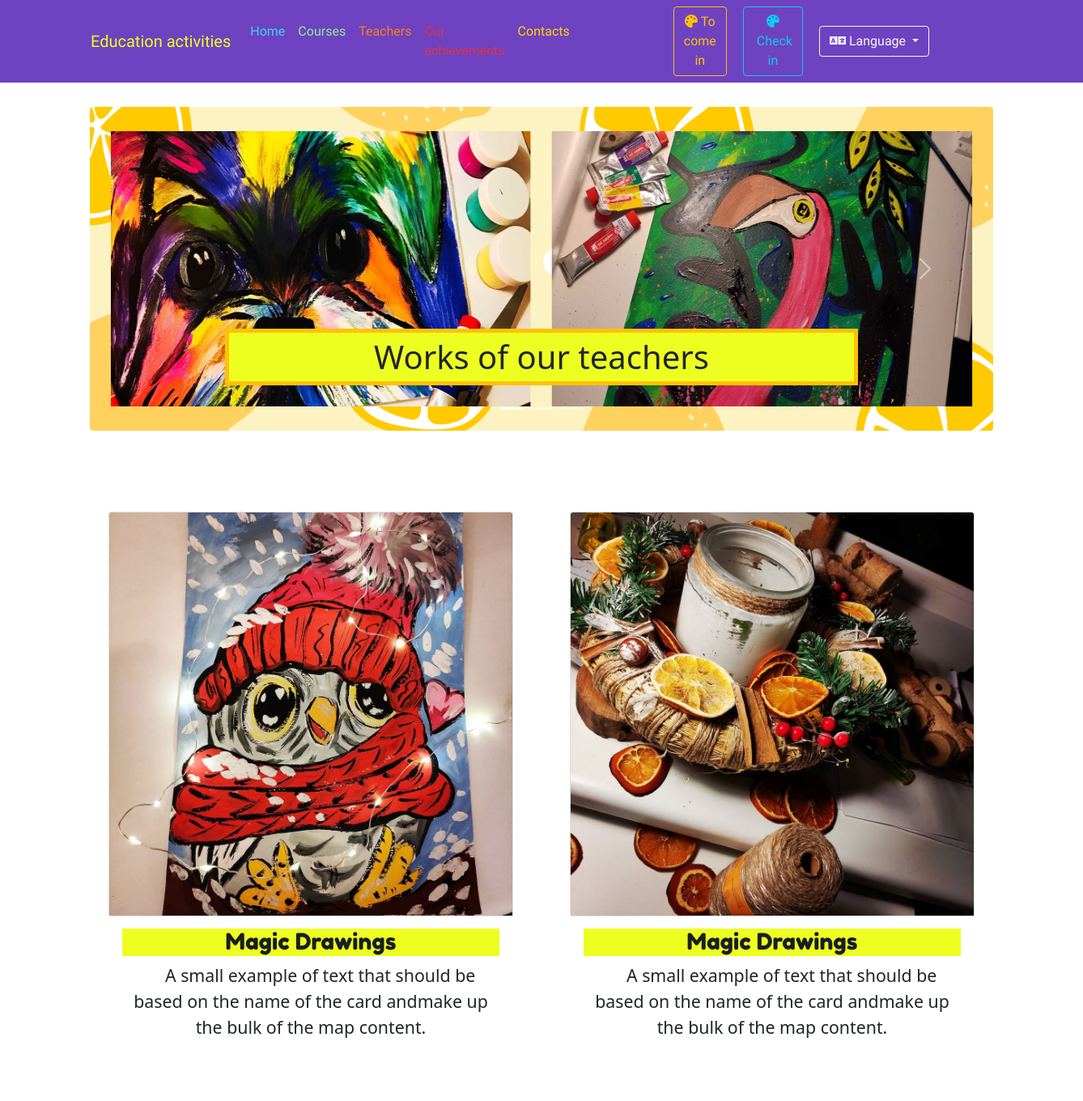
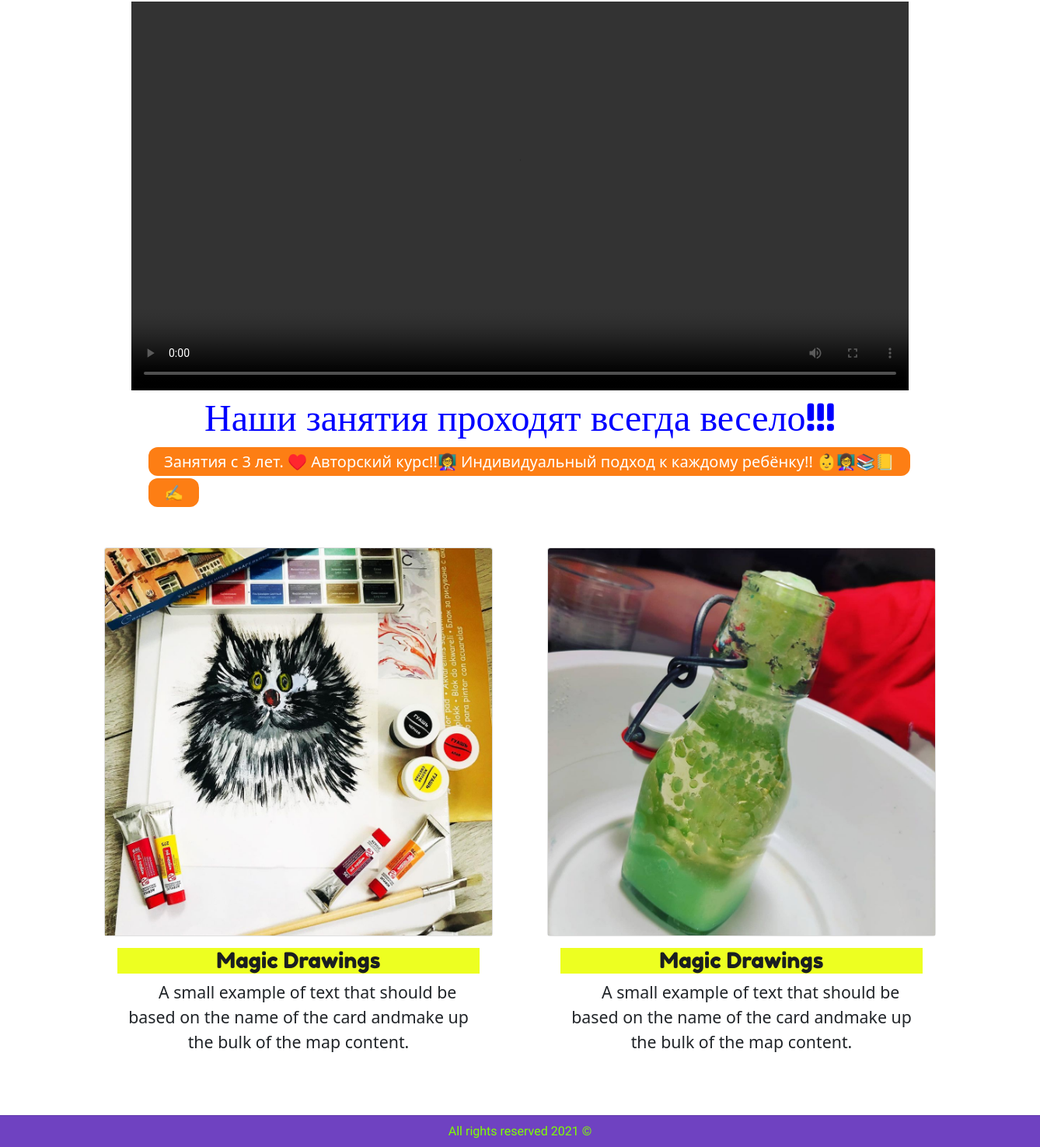
Page /main_page on the committed database (2 pictures, top to bottom).
### education_kids/models.py (models this page shows, shortened)
class Main(models.Model):
    name_main = models.CharField("Название", max_length=100)
    description_main = models.TextField("Описание курса")
    video_main = models.FileField("Видео")
    photo_1 = models.ImageField("Рисунок(1)")
    photo_2 = models.ImageField("Рисунок(2)")
    photo_3 = models.ImageField("Рисунок(3)")
    photo_4 = models.ImageField("Рисунок(4)")

### education_kids/views.py (the view)
# urls.py: path('main_page', views.index,name="main_page"),
def index(request):
    main = Main.objects.filter(id=1)
    return render(request, "index.html",{"main_list":main})

### education_kids/templates/index.html (shortened to what this page needs)
<!DOCTYPE html>
<html lang="en">
<head>
    {% load i18n %}
    <link rel="stylesheet" type="text/css" href="../static/css/main.css">
    <link rel="stylesheet" href="../static/css/bootstrap.css">
</head>
<body>
{% load i18n %}
<header>
<nav class="navbar navbar-expand-lg navbar-dark navbar_text" style="background-color: #6f42c1">
  <div class="container-fluid">
      <a class="navbar-brand navbar_1" href="{% url "main_page" %}"><text>Education activities</text></a>
    <div class="collapse navbar-collapse" id="navbarSupportedContent">
      <ul class="navbar-nav me-auto mb-2 mb-lg-0">
        <li class="nav-item">
          <a class="nav-link active" id="ul_1" aria-current="page" href="{% url "main_page" %}"><text>{% trans "Главная" %}</text></a>
        </li>
      <li class="nav-item">
          <a class="nav-link active" id="ul_2" aria-current="page" href="{% url "course" %}"><text>{% trans "Курсы" %}</text></a>
      </li>
      <li class="nav-item">
          <a class="nav-link active" id="ul_3" aria-current="page" href="{% url "teachers" %}"><text>{% trans "Учителя" %}</text></a>
      </li>
      <li class="nav-item">
          <a class="nav-link active" id="ul_4" aria-current="page" href="{% url "achievements" %}"><text>{% trans "Наши достижения" %}</text></a>
      </li>
      <li class="nav-item">
          <a class="nav-link active" id="ul_6" aria-current="page" href="{% url "contacts" %}"><text>{% trans "Контакты" %}</text></a>
      </li>
      </ul>
        {% block header %}
            {% if user.is_authenticated %}
                                <div class="text_user">{% trans "Привет" %},{{ user.username }}!</div>
                                <img src="../static/img_for_html/user.png" class="style_user" alt={% trans "Пользователь" %}>
                <form action="/do_log">
                                <button type="submit" class="btn btn-outline-info button_4" action="/do_log">
                                    <i class="fas fa-paint-brush"></i>&#160;{% trans "Выйти" %}
                                </button>
                </form>
            {% else %}
                                <button type="button" class="btn btn-outline-warning button_1" data-bs-toggle="modal" data-bs-target="#exampleModal">
                                    <i class="fas fa-palette"></i>&#160;{% trans "Войти" %}
                                </button>
                                <button type="button" class="btn btn-outline-info button_3" data-bs-toggle="modal" data-bs-target="#exampleModal_2">
                                    <i class="fas fa-palette"></i>&#160;{% trans "Регистрация" %}
                                </button>
            {% endif %}
            {% endblock %}
        <div class="dropdown">
            <button class="btn btn-outline-light dropdown-toggle" type="button" id="dropdownMenuButton1" data-bs-toggle="dropdown" aria-expanded="false">
                <i class="fas fa-language"></i>&#160;{% trans "Язык" %}
            </button>
        </div>
    </div>
  </div>
</nav>
</header>
{% block form %}
    <div class="container slider">
    <div id="slider" class="carousel slide carousel-fade" data-bs-ride="carousel">
  <div class="carousel-indicators">
    <button type="button" data-bs-target="#slider" data-bs-slide-to="0" class="active" aria-current="true" aria-label="Slide 1"></button>
    <button type="button" data-bs-target="#slider" data-bs-slide-to="1" aria-label="Slide 2"></button>
    <button type="button" data-bs-target="#slider" data-bs-slide-to="2" aria-label="Slide 3"></button>
  </div>
  <div class="carousel-inner">
    <div class="carousel-item active">
      <img src="../static/img_for_html/number_1.jpg" class="d-block w-100 rounded my_image" alt="{% trans "Радужная собачка" %}">
      <div class="carousel-caption d-none d-md-block">
        <p class="fs-1 text-dark border border-5 border-warning ram_1">{% trans "Работы наших учителей" %}</p>
      </div>
    </div>
  </div>
  <button class="carousel-control-prev" type="button" data-bs-target="#slider"  data-bs-slide="prev">
    <span class="carousel-control-prev-icon" aria-hidden="true"></span>
  </button>
  <button class="carousel-control-next" type="button" data-bs-target="#slider"  data-bs-slide="next">
    <span class="carousel-control-next-icon" aria-hidden="true"></span>
  </button>
</div>
    </div>
    <div class="card-group">
        <div class="container">
    {% for el_card_1 in main_list %}
        <div class="row">
        <div class="col-lg-6">
            <div class="card card_main_size">
                <img src="{{el_card_1.photo_1.url}}" class="card-img-top" alt="{% trans "Волшебные рисунки" %}">
                    <div class="card-body">
                        <h5 class="fs-3 text-center card_title">{% trans "Волшебные рисунки" %}</h5>
                            <p class="card-text card_text_name">{% trans "Небольшой пример текста, который должен основываться на названии карточки и составлять основную часть содержимого карты." %}</p>
                    </div>
            </div>
        </div>
        <div class="col-lg-6">
            <div class="card card_main_size">
                <img src="{{el_card_1.photo_2.url}}" class="card-img-top" alt="{% trans "Волшебные рисунки" %}">
                    <div class="card-body">
                        <h5 class="fs-3 text-center card_title">{% trans "Волшебные рисунки" %}</h5>
                            <p class="card-text card_text_name">{% trans "Небольшой пример текста, который должен основываться на названии карточки и составлять основную часть содержимого карты." %}</p>
                    </div>
            </div>
        </div>
        </div>
    {% endfor %}
    {% for el in main_list %}
        <div class="row">
    <div class="col-lg-12">
        <div class="video_main">
             {% if el.video_main %}
                        <video width="1000" controls>
                            <source src="{{el.video_main.url}}" type="video/mp4">
                        </video>
                    {% endif %}
                <h5 class="text-center card-title card_style">{{el.name_main}}</h5>
                    <p class="card-text card_style_text">
                        {{el.description_main}}</p>
        </div>
    </div>
        </div>
    {% endfor %}
     {% for el_card_2 in main_list %}
        <div class="row">
        <div class="col-lg-6">
            <div class="card card_main_size">
                <img src="{{el_card_2.photo_3.url}}" class="card-img-top" alt="{% trans "Волшебные рисунки" %}">
                    <div class="card-body">
                       <h5 class="fs-3 text-center card_title">{% trans "Волшебные рисунки" %}</h5>
                            <p class="card-text card_text_name">{% trans "Небольшой пример текста, который должен основываться на названии карточки и составлять основную часть содержимого карты." %}</p>
                    </div>
            </div>
        </div>
        <div class="col-lg-6">
            <div class="card card_main_size">
                <img src="{{el_card_2.photo_4.url}}" class="card-img-top" alt="{% trans "Волшебные рисунки" %}">
                    <div class="card-body">
                        <h5 class="fs-3 text-center card_title">{% trans "Волшебные рисунки" %}</h5>
                            <p class="card-text card_text_name">{% trans "Небольшой пример текста, который должен основываться на названии карточки и составлять основную часть содержимого карты." %}</p>
                    </div>
            </div>
        </div>
        </div>
    {% endfor %}
    </div>
    </div>
{% endblock %}
<div class="card-footer text-muted footer-text" style="background-color: #6f42c1">
    <text>{% trans "Все права защищены 2021©" %}</text>
  </div>
</body>
</html>

### education_kids/static/css/main.css (style rules this page uses)
.navbar_text a { font-family: 'Courgette', cursive; }
.navbar_1 { margin-left: 100px; }
.navbar_1 text { color: #EDFF21; }
#ul_1 text { color: #3dd5f3; }
#ul_2 text { color: lightgreen; }
#ul_3 text { color: #fd7e14; }
#ul_4 text { color: #dc3545; }
#ul_6 text { color: gold; }
.button_1 { font-family: 'Courgette', cursive; margin-left: 120px; margin-right: 20px; }
.button_3 { font-family: 'Courgette', cursive; margin-right: 20px; }
#dropdownMenuButton1 { font-family: 'Courgette', cursive; margin-right: 180px; }
.footer-text { font-family: 'Courgette', cursive; text-align: center; }
.footer-text text { color: chartreuse; }
.slider { margin-bottom: 50px; margin-top: 30px; }
.my_image { height: 400px; }
.ram_1 { background-color: #EDFF21; }
.card_main_size { max-height: 500px; max-width: 500px; border: 0; margin: 50px auto 230px auto; }
.card_title { font-family: 'Fredoka One', cursive; color: #1a1e21; background-color: #EDFF21; font-size: 20pt; }
.video_main { width: 1000px; margin: auto; }
.card_style { font-family: 'Fredoka One', cursive; text-align: center; font-size: 36pt; color: blue; }
.card_style_text { text-indent: 5%; text-align: center; font-size: 15pt; display: inline; color: white; line-height: 2; background-color: #fd7e14; padding: 5px 20px; -webkit-box-decoration-break: clone; border-radius: 12px; margin-left: 22px; margin-right: 22px; }
.card-img-top { max-height: 500px; max-width: 500px; }
.card-body { padding-left:0; padding-right:0; }
.card_text_name { text-align: center; text-indent: 5%; font-size: 16pt; }

### rows in the picture
Main: photo_1 (picture), photo_2 (picture), name_main "Наши занятия проходят всегда весело!!!", description_main "Занятия с 3 лет. ♥️ Авторский курс!!👩‍🏫 Индивидуальный подход к каждому ребёнку!! 👶👩‍🏫📚📒✍️", photo_3 (picture), photo_4 (picture)
